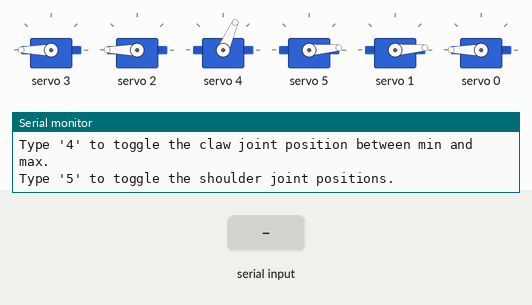
This sketch was run on a simulated Arduino Uno, built with avr-gcc and run on an emulated ATmega328P. Parts: 6 × servo, the last lines printed to the serial monitor. The inputs (shaded band) are chosen by the test bench.

Above: at 1.4 s.
1.5 s: "1" received over Serial
At 2.6 s:
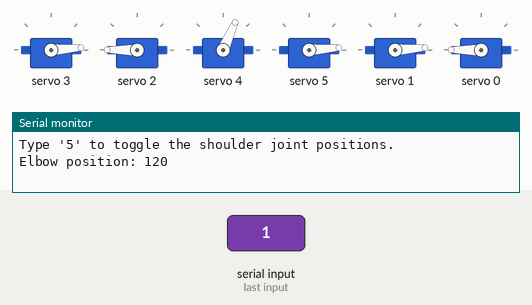
3.0 s: "2" received over Serial
At 3.7 s:
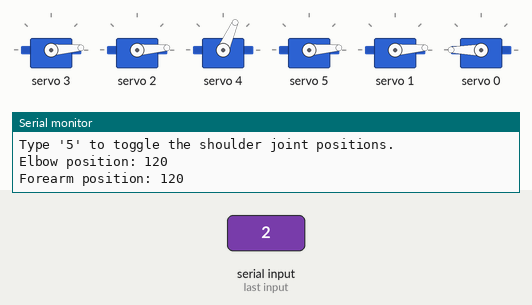
4.5 s: "3" received over Serial
At 4.8 s:
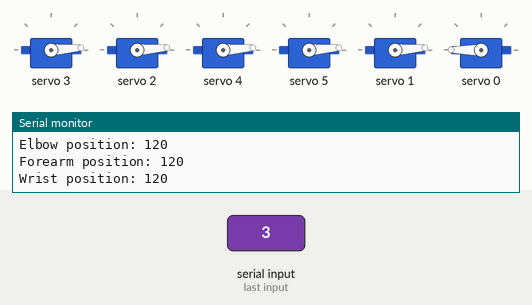
6.0 s: "5" received over Serial
At 7.2 s:
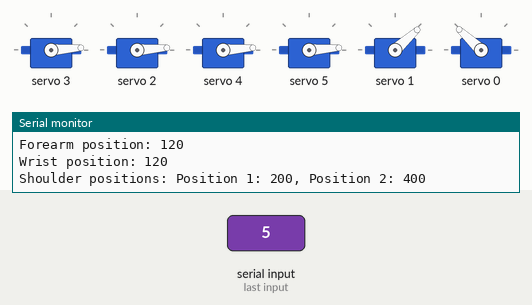
7.5 s: "1" received over Serial
At 8.3 s:
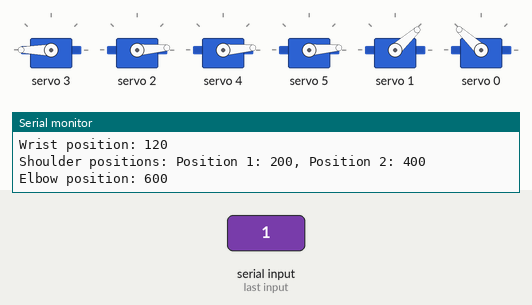
9.0 s: "2" received over Serial
At 9.5 s:
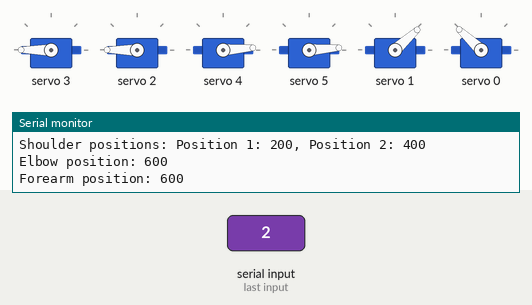
Timing chart, 0 to 11.5 s (numbered marks = the images above; inputs shaded):
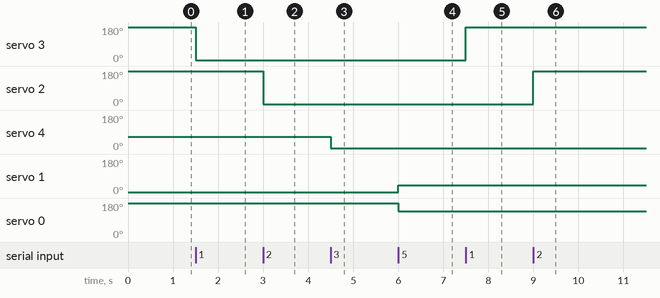

The sketch:

sketch_nov13a.ino
```cpp
#include <Wire.h>
#include <Adafruit_PWMServoDriver.h>

Adafruit_PWMServoDriver pwm = Adafruit_PWMServoDriver();

// These values are adjusted for the MG996R
int servoMin = 120; // Minimum pulse length count (0 degrees)
int servoMax = 600; // Maximum pulse length count (180 degrees)
int elbowMax = 230;

// Variables to track the current position of each joint
int elbowPosition = servoMax;
int forearmPosition = servoMax;
int wristPosition = servoMax;
int clawPosition = servoMin;
int shoulderPosition1 = servoMin;
int shoulderPosition2 = servoMax;

bool isElbowAtMax = true;
bool isForearmAtMax = true;
bool isWristAtMax = true;
bool isClawAtMax = true;
bool isShoulderFlipped = true;

void setup() {
  Serial.begin(9600);
  pwm.begin();
  pwm.setPWMFreq(50);  // Set frequency to 50 Hz, suitable for MG996R

  // Initialize each joint to its maximum position
  pwm.setPWM(3, 0, elbowPosition);  // Elbow
  pwm.setPWM(2, 0, forearmPosition);  // Forearm
  pwm.setPWM(4, 0, 250);  // Wrist
  pwm.setPWM(5, 0, clawPosition);  // Claw
  pwm.setPWM(1, 0, shoulderPosition1);  // Shoulder Part 1
  pwm.setPWM(0, 0, shoulderPosition2);  // Shoulder Part 2

  Serial.println("Type '1' to toggle the elbow joint position between min and max.");
  Serial.println("Type '2' to toggle the forearm joint position between min and max.");
  Serial.println("Type '3' to toggle the wrist joint position between min and max.");
  Serial.println("Type '4' to toggle the claw joint position between min and max.");
  Serial.println("Type '5' to toggle the shoulder joint positions.");
}

void loop() {
  if (Serial.available() > 0) {
    char input = Serial.read();

    if (input == '1') {
      if (isElbowAtMax) {
        elbowPosition = servoMin;  // Move elbow to min position
        // elbowPosition = 0;
      } else {
        elbowPosition = servoMax;  // Move elbow to max position
      }
      pwm.setPWM(3, 0, elbowPosition);
      Serial.print("Elbow position: ");
      Serial.println(elbowPosition);
      isElbowAtMax = !isElbowAtMax;
    }

    if (input == '2') {
      if (isForearmAtMax) {
        forearmPosition = servoMin;  // Move forearm to min position
      } else {
        forearmPosition = servoMax;  // Move forearm to max position
      }
      pwm.setPWM(2, 0, forearmPosition);
      Serial.print("Forearm position: ");
      Serial.println(forearmPosition);
      isForearmAtMax = !isForearmAtMax;
    }

    if (input == '3') {
      if (isWristAtMax) {
        wristPosition = servoMin;  // Move wrist to min position
      } else {
        wristPosition = servoMax - 200;  // Move wrist to max position
      }
      pwm.setPWM(4, 0, wristPosition);
      Serial.print("Wrist position: ");
      Serial.println(wristPosition);
      isWristAtMax = !isWristAtMax;
    }

    if (input == '4') {
      if (isClawAtMax) {
        clawPosition = servoMin;  // Move claw to min position
      } else {
        clawPosition = servoMax;  // Move claw to max position
      }
      pwm.setPWM(5, 0, clawPosition);
      Serial.print("Claw position: ");
      Serial.println(clawPosition);
      isClawAtMax = !isClawAtMax;
    }

    if (input == '5') {
      if (isShoulderFlipped) {
        // shoulderPosition1 = 307;
        // shoulderPosition2 = 307;
        shoulderPosition1 = 200;
        shoulderPosition2 = 400;
      } else {
        shoulderPosition1 = 120;
        shoulderPosition2 = 600;
      }
      pwm.setPWM(1, 0, shoulderPosition1);
      pwm.setPWM(0, 0, shoulderPosition2);
      Serial.print("Shoulder positions: ");
      Serial.print("Position 1: ");
      Serial.print(shoulderPosition1);
      Serial.print(", Position 2: ");
      Serial.println(shoulderPosition2);
      isShoulderFlipped = !isShoulderFlipped;
    }
  }
}
```

Measured:
- after the input at 1.5 s, servo 3: 180° → 4° at once
- after the input at 3.0 s, servo 2: 180° → 4° at once
- after the input at 4.5 s, servo 4: 66° → 4° at once
- after the input at 6.0 s, servo 1: 4° → 42° at once; servo 0: 180° → 137° at once
- after the input at 7.5 s, servo 3: 4° → 180° at once
- after the input at 9.0 s, servo 2: 4° → 180° at once
